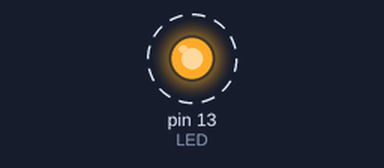
This sketch was run on a simulated Arduino Uno, built with avr-gcc and run on an emulated ATmega328P. On the bench: output pins drawn as LEDs (lit = HIGH). Dashed ring = blinking.

Above: at 0.05 s.
Timing chart, 0 to 3.0 s (numbered marks = the images above):
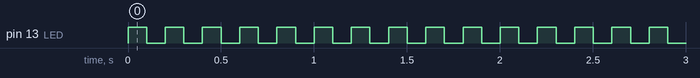

Measured:
- by itself, pin 13 (LED): alternates HIGH for 0.10 s and LOW for 0.10 s

The sketch:

serial_port7.ino
```cpp
#include <SoftwareSerial.h>
// Define a Software Serial object and the used pins
SoftwareSerial softSerial(8, 9);
// LED Pin
int LED = 13;
void setup()  {
softSerial.begin(9600);
pinMode(LED, OUTPUT);
}
void loop()  {
// Check if there is anything in the soft Serial Buffer
  if (softSerial.available()){
// Read one value from the soft serial buffer and store it in the variable com
    char com = softSerial.read();


// Act according to the value received
    /*if (com == 'x')  {
// Stop the LED
      digitalWrite(LED, LOW);
    }
    else if (com == 'a')  {
// Start the LED
    digitalWrite(LED, HIGH);
    } */
    Serial.print(com);
      digitalWrite(LED, HIGH);
      delay(500);
      Serial.println("Recieved");
    }


  {
    for(int i=0; i<=9; i++){
      if (i%2 == 0)  {
      digitalWrite(LED, HIGH);
      Serial.println("Not Recieved");
      delay(100);
      digitalWrite(LED, LOW);
      delay(100);
    }
    }
  }
}
```
